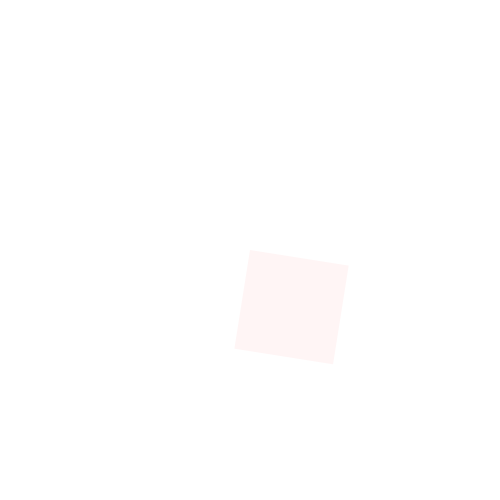
Frame 1 (no input)
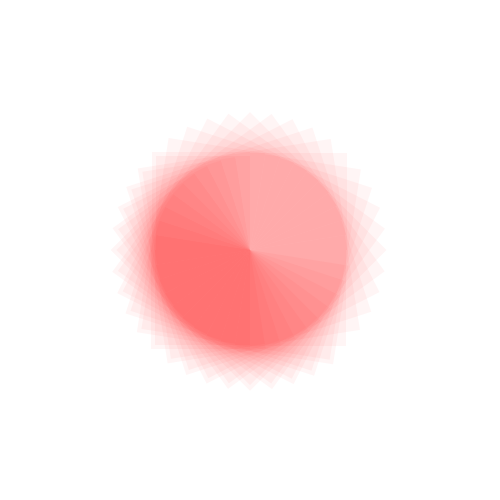
Frame 60 (the mouse pressed at the canvas centre just before this capture)
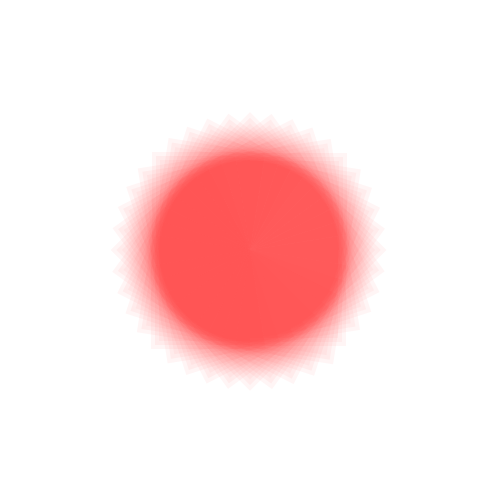
Frame 120 (the mouse held since frame 60 and released just before this capture)

The Processing sketch that drew these frames (run headless with seeded random() and noise(); from frame 60 on, the mouse is pressed at the canvas centre):

// Processing sketch: processing_39856
// ── processing_39856.pde

float rsize = 100.0;
int angle;
int speed;
float rcolor = 0.0;

void setup() {
  size(500,500);
  smooth();
  background(255);
  noStroke();
}

void draw() {
  
  angle = angle + 1;
  speed = speed + 8;
  
  if(rcolor < 200){
    rcolor = rcolor + 0.2;
  }
  
  fill(255,rcolor,rcolor,10);
  
  if(rsize > 1){
    rsize = rsize - 0.1;
  }
  
  pushMatrix();
  
  translate(width/2,height/2);
  
  rotate(radians(angle+speed));
  
  rect(0,0,rsize,rsize);
  
  popMatrix();
  
}
